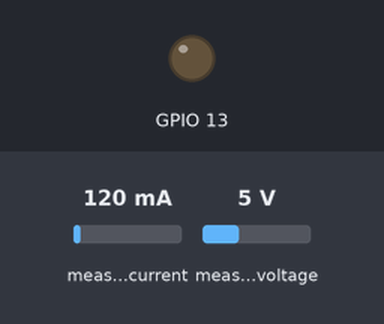
The program below on a simulated ESP8266 (NodeMCU). On the bench: output pins drawn as LEDs (lit = HIGH). The test bench sets the inputs (shaded band); at power-on: measured current 120 mA, measured voltage 5 V. WiFi joins after 1.5 s; servers stay silent unless stated; the local clock reads 2024-03-15 10:24:30 at power-on unless the program sets it; EEPROM starts erased; no MQTT or app messages arrive unless stated.

Above: at 0.2 s.
At 38.2 s:
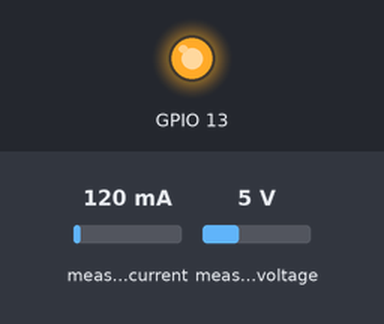
Timing chart, 0 to 40.0 s (numbered marks = the images above):
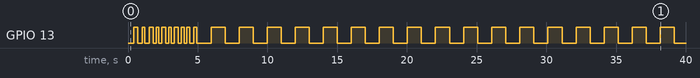

The program:

main.cpp
```cpp
#include <Arduino.h>
#include <ESP8266WiFi.h>
#include <ESP8266mDNS.h>
#include <ArduinoOTA.h>
#include <PubSubClient.h>
#include <EEPROM.h>
#include <PZEM004Tv30.h>
#include <time.h>
#include "wifi_credentials.h"
#include "mqtt_config.h"

// ── EEPROM layout ─────────────────────────────────────────────────────────────
// Bump EEPROM_SCHEMA_VERSION when field layout changes; triggers auto-reset on mismatch.
#define EEPROM_SIZE                   512
#define EEPROM_SCHEMA_VERSION         7   // bumped: removed debugFlags
#define EEPROM_SCHEMA_ADDR            500   // 1 byte, at end of space
#define EEPROM_HOSTNAME_ADDR          0     // 64 bytes
#define EEPROM_MQTT_SERVER_ADDR       66    // 64 bytes
#define EEPROM_MQTT_PORT_ADDR         130   // 2 bytes
#define EEPROM_PZEM_ACQ_RATE_ADDR     133   // 2 bytes
#define EEPROM_DBG_ENABLED_ADDR       135   // 1 byte

// ── Settings (struct defaults = factory values after auto-reset) ──────────────
#ifndef DEFAULT_HOSTNAME
  #define DEFAULT_HOSTNAME "sonoff-mini-pzem"
#endif

struct Settings {
    char     hostname[64]   = DEFAULT_HOSTNAME;
    char     mqttServer[64] = MQTT_SERVER;
    uint16_t mqttPort       = MQTT_PORT;
    uint16_t pzemAcqRate    = 30;    // seconds: how often the sensor is polled
    bool     debugEnabled   = true;  // master debug on/off (gates state/pzem, state/comm, state/time)
} settings;

// ── PZEM cache ────────────────────────────────────────────────────────────────
struct PzemCache {
    float voltage   = NAN;
    float current   = NAN;
    float power     = NAN;
    float energy    = NAN;
    float frequency = NAN;
    float pf        = NAN;
    bool  valid     = false;
    bool  stale     = false;  // same reading for too long: sensor/UART stuck
} pzemCache;

// ── Stale-reading watchdog ────────────────────────────────────────────────────
// A live PZEM never returns the exact same V/I/W/kWh/Hz/PF tuple for minutes:
// voltage alone moves in 0.1 V steps. If it does, the read path is stuck
// (seen for 27 h with PZEM lib 1.1.x after millis() overflow). First re-init
// the PZEM; if still frozen after another window, restart the ESP.
#ifndef PZEM_STALE_MS
  #define PZEM_STALE_MS         (5UL * 60UL * 1000UL)   // frozen this long ...
#endif
#ifndef PZEM_STALE_MIN_READS
  #define PZEM_STALE_MIN_READS  5                       // ... over at least this many reads
#endif

// ── Globals ───────────────────────────────────────────────────────────────────
WiFiClient   wifiClient;
PubSubClient mqttClient(wifiClient);
PZEM004Tv30  pzem((Stream&)Serial, 0xF8);  // placeholder; properly init'd in setup()

bool          pzemOk          = false;
PzemCache     pzemPrev;                 // previous reading, for the stale check
uint16_t      pzemSameCount   = 0;      // consecutive reads identical to pzemPrev
unsigned long pzemLastChange  = 0;      // millis() of the last reading that differed
bool          pzemReinitDone  = false;  // re-init already tried for this stall
unsigned long lastAcquisition = 0;
unsigned long lastTimePublish = 0;
unsigned long eepromWriteTime = 0;
bool          eepromPending   = false;
unsigned long lastLEDBlink    = 0;
bool          ledState        = HIGH;

// ── Helper: build topic with hostname prefix ──────────────────────────────────
String ht(const char* suffix) { return String(settings.hostname) + suffix; }

// ── Timestamp helper (NTP-synced, falls back to "unsynced") ──────────────────
void getTimestamp(char* buf, size_t len) {
    time_t now = time(nullptr);
    if (now < 24UL * 3600UL) { strncpy(buf, "unsynced", len); return; }
    struct tm* t = localtime(&now);
    strftime(buf, len, "%Y-%m-%dT%H:%M:%S", t);
}

// ── EEPROM ────────────────────────────────────────────────────────────────────
void writeEEPROM() {
    EEPROM.begin(EEPROM_SIZE);
    EEPROM.put(EEPROM_MQTT_SERVER_ADDR,      settings.mqttServer);
    EEPROM.put(EEPROM_MQTT_PORT_ADDR,        settings.mqttPort);
    EEPROM.put(EEPROM_PZEM_ACQ_RATE_ADDR,    settings.pzemAcqRate);
    EEPROM.put(EEPROM_DBG_ENABLED_ADDR,      (uint8_t)(settings.debugEnabled ? 1 : 0));
    EEPROM.put(EEPROM_SCHEMA_ADDR,           (uint8_t)EEPROM_SCHEMA_VERSION);
    EEPROM.commit();
    EEPROM.end();
    yield();
}

void resetToDefaults() {
    Settings defaults;   // stack-allocated with all struct defaults
    settings = defaults;
    writeEEPROM();
}

void readEEPROM() {
#ifdef FORCE_EEPROM_RESET
    resetToDefaults();   // compile-time flag: overwrite EEPROM with build defaults
    return;
#endif
    EEPROM.begin(EEPROM_SIZE);
    uint8_t schema = 0;
    EEPROM.get(EEPROM_SCHEMA_ADDR, schema);
    EEPROM.end();
    if (schema != EEPROM_SCHEMA_VERSION) {
        resetToDefaults();   // auto-reset: new firmware or blank EEPROM
        return;
    }
    EEPROM.begin(EEPROM_SIZE);
    EEPROM.get(EEPROM_MQTT_SERVER_ADDR,      settings.mqttServer);
    settings.mqttServer[63] = '\0';
    EEPROM.get(EEPROM_MQTT_PORT_ADDR,        settings.mqttPort);
    EEPROM.get(EEPROM_PZEM_ACQ_RATE_ADDR,    settings.pzemAcqRate);
    uint8_t dbgEn = 1;
    EEPROM.get(EEPROM_DBG_ENABLED_ADDR,      dbgEn);
    settings.debugEnabled = (dbgEn != 0);
    EEPROM.end();
}

void scheduleEEPROMWrite() {
    eepromPending   = true;
    eepromWriteTime = millis();
}

// ── PZEM ─────────────────────────────────────────────────────────────────────
bool sameReading(const PzemCache& a, const PzemCache& b) {
    return a.voltage == b.voltage && a.current   == b.current   && a.power == b.power
        && a.energy  == b.energy  && a.frequency == b.frequency && a.pf    == b.pf;
}

// Count identical consecutive readings; re-init the PZEM, then restart, if frozen.
void checkPzemStale() {
    unsigned long now = millis();
    if (!pzemCache.valid || !sameReading(pzemCache, pzemPrev)) {
        pzemPrev        = pzemCache;
        pzemSameCount   = 0;
        pzemLastChange  = now;
        pzemReinitDone  = false;
        pzemCache.stale = false;
        return;
    }
    if (pzemSameCount < 0xFFFF) pzemSameCount++;
    if (pzemSameCount < PZEM_STALE_MIN_READS || now - pzemLastChange < PZEM_STALE_MS) return;

    pzemCache.stale = true;
    if (!pzemReinitDone) {
        if (mqttClient.connected())
            mqttClient.publish(ht(TOPIC_OTA_STATUS).c_str(), "pzem stale: re-initialising sensor");
        pzem = PZEM004Tv30(Serial);
        pzemReinitDone = true;
        pzemSameCount  = 0;
        pzemLastChange = now;   // give the re-init a full window
    } else {
        if (mqttClient.connected())
            mqttClient.publish(ht(TOPIC_OTA_STATUS).c_str(), "pzem still stale after re-init: restarting");
        delay(300);
        ESP.restart();
    }
}

void acquirePZEM() {
    pzemCache.voltage   = pzem.voltage();
    pzemCache.current   = pzem.current();
    pzemCache.power     = pzem.power();
    pzemCache.energy    = pzem.energy();
    pzemCache.frequency = pzem.frequency();
    pzemCache.pf        = pzem.pf();
    pzemCache.valid     = !isnan(pzemCache.voltage);
    checkPzemStale();
    pzemOk              = pzemCache.valid && !pzemCache.stale;
}

// ── Publishers ────────────────────────────────────────────────────────────────
void publishStatePzem() {
    if (!mqttClient.connected()) return;
    if (!settings.debugEnabled) return;
    char ts[24]; getTimestamp(ts, sizeof(ts));
    char buf[200];
    if (pzemCache.valid && pzemCache.stale) {
        snprintf(buf, sizeof(buf),
            "{\"ts\":\"%s\",\"device\":\"%s\",\"error\":\"pzem_stale\",\"kWh\":%.3f}",
            ts, settings.hostname, pzemCache.energy);
    } else if (pzemCache.valid) {
        snprintf(buf, sizeof(buf),
            "{\"ts\":\"%s\",\"device\":\"%s\",\"V\":%.1f,\"I\":%.3f,\"W\":%.1f,\"kWh\":%.3f,\"Hz\":%.1f,\"PF\":%.2f}",
            ts, settings.hostname,
            pzemCache.voltage, pzemCache.current, pzemCache.power,
            pzemCache.energy,  pzemCache.frequency, pzemCache.pf);
    } else {
        snprintf(buf, sizeof(buf),
            "{\"ts\":\"%s\",\"device\":\"%s\",\"error\":\"pzem_read_failed\"}", ts, settings.hostname);
    }
    mqttClient.publish(ht(TOPIC_STATE_PZEM).c_str(), buf, true);   // retained
}

void publishStateComm() {
    if (!mqttClient.connected()) return;
    if (!settings.debugEnabled) return;
    char ts[24]; getTimestamp(ts, sizeof(ts));
    char mqtt_str[80];
    snprintf(mqtt_str, sizeof(mqtt_str), "%s:%u", settings.mqttServer, settings.mqttPort);
    char buf[270];
    snprintf(buf, sizeof(buf),
        "{\"ts\":\"%s\",\"device\":\"%s\",\"ip\":\"%s\",\"wifi\":\"%s\",\"mqtt\":\"%s\",\"pzem\":\"%s\"}",
        ts, settings.hostname, WiFi.localIP().toString().c_str(),
        WIFI_SSID, mqtt_str, pzemOk ? "ok" : "fail");
    mqttClient.publish(ht(TOPIC_STATE_COMM).c_str(), buf, true);   // retained
}

void publishStateTime() {
    if (!mqttClient.connected()) return;
    if (!settings.debugEnabled) return;
    char ts[24]; getTimestamp(ts, sizeof(ts));
    char buf[130];
    snprintf(buf, sizeof(buf),
        "{\"ts\":\"%s\",\"device\":\"%s\",\"uptime_s\":%lu}", ts, settings.hostname, millis() / 1000UL);
    mqttClient.publish(ht(TOPIC_STATE_TIME).c_str(), buf, true);   // retained
}

void publishPower() {
    if (!mqttClient.connected() || !pzemCache.valid || pzemCache.stale) return;   // never republish a frozen value
    char buf[16];
    snprintf(buf, sizeof(buf), "%.1f", pzemCache.power);
    mqttClient.publish(TOPIC_PUBLISH_POWER, buf, true);   // retained — absolute topic, no hostname prefix
}

void publishDebugStatus() {
    if (!mqttClient.connected()) return;
    char buf[32];
    snprintf(buf, sizeof(buf), "{\"debug\":\"%s\"}", settings.debugEnabled ? "on" : "off");
    mqttClient.publish(ht(TOPIC_STATE_DEBUG).c_str(), buf, true);   // retained
}

// Respond to home/get/debug/all — republish last stored values, no new sensor read
void publishAllDebug() {
    // Temporarily force debug on so all state topics publish regardless of gate
    bool savedEnabled = settings.debugEnabled;
    settings.debugEnabled = true;
    publishStatePzem();
    publishPower();
    publishStateComm();
    publishStateTime();
    settings.debugEnabled = savedEnabled;
    publishDebugStatus();
}

// ── MQTT message handler ──────────────────────────────────────────────────────
void handleMQTTMessage(char* topic, byte* payload, unsigned int length) {
    char msg[length + 1];
    memcpy(msg, payload, length);
    msg[length] = '\0';

    // Broadcast: all devices respond regardless of debug state
    if (strcmp(topic, MQTT_GET_ALL) == 0) {
        publishAllDebug();
        return;
    }
    if (strcmp(topic, ht(TOPIC_SET_PZEM_ACQ_RATE).c_str()) == 0) {
        uint16_t rate = (uint16_t)atoi(msg);
        if (rate >= 1) {
            settings.pzemAcqRate = rate;
            scheduleEEPROMWrite();
        }
    }
    else if (strcmp(topic, ht(TOPIC_SET_MQTT_SERVER).c_str()) == 0) {
        strncpy(settings.mqttServer, msg, sizeof(settings.mqttServer) - 1);
        settings.mqttServer[sizeof(settings.mqttServer) - 1] = '\0';
        scheduleEEPROMWrite();
        mqttClient.publish(ht(TOPIC_OTA_STATUS).c_str(), "mqtt server saved; restart to apply");
    }
    else if (strcmp(topic, ht(TOPIC_SET_MQTT_PORT).c_str()) == 0) {
        settings.mqttPort = (uint16_t)atoi(msg);
        scheduleEEPROMWrite();
        mqttClient.publish(ht(TOPIC_OTA_STATUS).c_str(), "mqtt port saved; restart to apply");
    }
    else if (strcmp(topic, ht(TOPIC_SET_DEBUG).c_str()) == 0) {
        settings.debugEnabled = (strcmp(msg, "on") == 0);
        scheduleEEPROMWrite();
        publishDebugStatus();
    }
    else if (strcmp(topic, ht(TOPIC_SET_RESTART).c_str()) == 0) {
        mqttClient.publish(ht(TOPIC_OTA_STATUS).c_str(), "restarting...");
        delay(300);
        ESP.restart();
    }
}

// ── MQTT reconnect ────────────────────────────────────────────────────────────
void reconnectMQTT() {
    if (mqttClient.connected()) return;
    static unsigned long lastAttempt = 0;
    if (millis() - lastAttempt < 5000UL) return;
    lastAttempt = millis();
    if (mqttClient.connect(settings.hostname)) {
        mqttClient.subscribe(MQTT_GET_ALL);
        mqttClient.subscribe(ht(TOPIC_SET_PZEM_ACQ_RATE).c_str());
        mqttClient.subscribe(ht(TOPIC_SET_MQTT_SERVER).c_str());
        mqttClient.subscribe(ht(TOPIC_SET_MQTT_PORT).c_str());
        mqttClient.subscribe(ht(TOPIC_SET_DEBUG).c_str());
        mqttClient.subscribe(ht(TOPIC_SET_RESTART).c_str());
        publishStateComm();
        publishDebugStatus();
    }
}

// ── setup ─────────────────────────────────────────────────────────────────────
void setup() {
    pinMode(13, OUTPUT);
    digitalWrite(13, LOW);

    readEEPROM();

    // Compile-time debug overrides — applied after EEPROM read, persisted to EEPROM
#if defined(FORCE_DEBUG_ENABLED)
    settings.debugEnabled = true;  scheduleEEPROMWrite();
#elif defined(FORCE_DEBUG_DISABLED)
    settings.debugEnabled = false; scheduleEEPROMWrite();
#endif
    pzem = PZEM004Tv30(Serial);   // Serial.begin(9600) called here

    // WiFi + NTP (both non-blocking)
    WiFi.mode(WIFI_STA);
    WiFi.begin(WIFI_SSID, WIFI_PASSWORD);
    configTime(0, 0, "pool.ntp.org", "time.nist.gov");
    setenv("TZ", "CET-1CEST,M3.5.0,M10.5.0/3", 1);
    tzset();

    ArduinoOTA.setHostname(settings.hostname);
    ArduinoOTA.onStart([]() {
        mqttClient.publish(ht(TOPIC_OTA_STATUS).c_str(), "OTA starting...");
    });
    ArduinoOTA.onEnd([]() {
        mqttClient.publish(ht(TOPIC_OTA_STATUS).c_str(), "OTA complete");
    });
    ArduinoOTA.onProgress([](unsigned int, unsigned int) {});
    ArduinoOTA.onError([](ota_error_t) {});
    ArduinoOTA.begin();

    mqttClient.setServer(settings.mqttServer, settings.mqttPort);
    mqttClient.setCallback(handleMQTTMessage);
}

// ── loop ──────────────────────────────────────────────────────────────────────
void loop() {
    ArduinoOTA.handle();

    // Deferred EEPROM write: 1 s after last change
    if (eepromPending && (millis() - eepromWriteTime > 1000UL)) {
        eepromPending = false;
        writeEEPROM();
    }

    // LED heartbeat: 1 s = MQTT OK, 200 ms = no MQTT
    unsigned long blinkInterval = mqttClient.connected() ? 1000UL : 200UL;
    if (millis() - lastLEDBlink > blinkInterval) {
        lastLEDBlink = millis();
        ledState = !ledState;
        digitalWrite(13, ledState);
    }

    if (WiFi.status() == WL_CONNECTED) {
        reconnectMQTT();
        mqttClient.loop();

        unsigned long now = millis();

        // ── Regular PZEM acquisition ───────────────────────────────────────────
        if (now - lastAcquisition >= (unsigned long)settings.pzemAcqRate * 1000UL) {
            lastAcquisition = now;
            bool prevOk = pzemOk;
            acquirePZEM();
            publishStatePzem();
            publishPower();
            if (pzemOk != prevOk) publishStateComm();
        }

        // state/time: always published every 60 s (retained)
        if (now - lastTimePublish >= 60000UL) {
            lastTimePublish = now;
            publishStateTime();
        }
    }

    delay(100);
}
```

wifi_credentials_template.h
```cpp
#pragma once

#define WIFI_SSID     "<WIFI_SSID>"
#define WIFI_PASSWORD "<WIFI_PASSWORD>"
```

mqtt_config_template.h
```cpp
#pragma once

//-- MQTT Broker Configuration --//
#define MQTT_SERVER          "<MQTT_SERVER_ADDRESS>"
#define MQTT_PORT            1883

//-- MQTT Topic to publish power measurements (override per env in platformio.ini) --//
#ifndef TOPIC_PUBLISH_POWER
  #define TOPIC_PUBLISH_POWER  "/home/power"
#endif

//-- Broadcast topic (all devices subscribe, no device prefix) --//
#define MQTT_GET_ALL  "home/get/debug/all"

//-- State topic suffixes (prepend hostname at runtime) --//
#define TOPIC_STATE_PZEM    "/state/pzem"
#define TOPIC_STATE_COMM    "/state/comm"
#define TOPIC_STATE_TIME    "/state/time"
#define TOPIC_STATE_DEBUG   "/state/debug"
#define TOPIC_OTA_STATUS    "/state/ota"

//-- Command topic suffixes (prepend hostname at runtime) --//
// Payload reference:
//   set/acquisition-rate      "1"                seconds >= 1; sensor read interval
//   set/debug                  "on" | "off"       master debug switch (gates state/pzem, state/comm, state/time)
//   set/mqtt/server           "192.168.1.22"     saved to EEPROM; restart to apply
//   set/mqtt/port             "1883"             saved to EEPROM; restart to apply
//   set/restart               "1"                any non-empty payload restarts
#define TOPIC_SET_PZEM_ACQ_RATE  "/set/acquisition-rate"
#define TOPIC_SET_DEBUG          "/set/debug"
#define TOPIC_SET_MQTT_SERVER    "/set/mqtt/server"
#define TOPIC_SET_MQTT_PORT      "/set/mqtt/port"
#define TOPIC_SET_RESTART        "/set/restart"
```

Measured:
- by itself, GPIO 13: LOW → HIGH at 0.41 s, → LOW 0.30 s later, → HIGH 0.30 s later, → LOW 0.20 s later, … (54 changes in this stretch)
